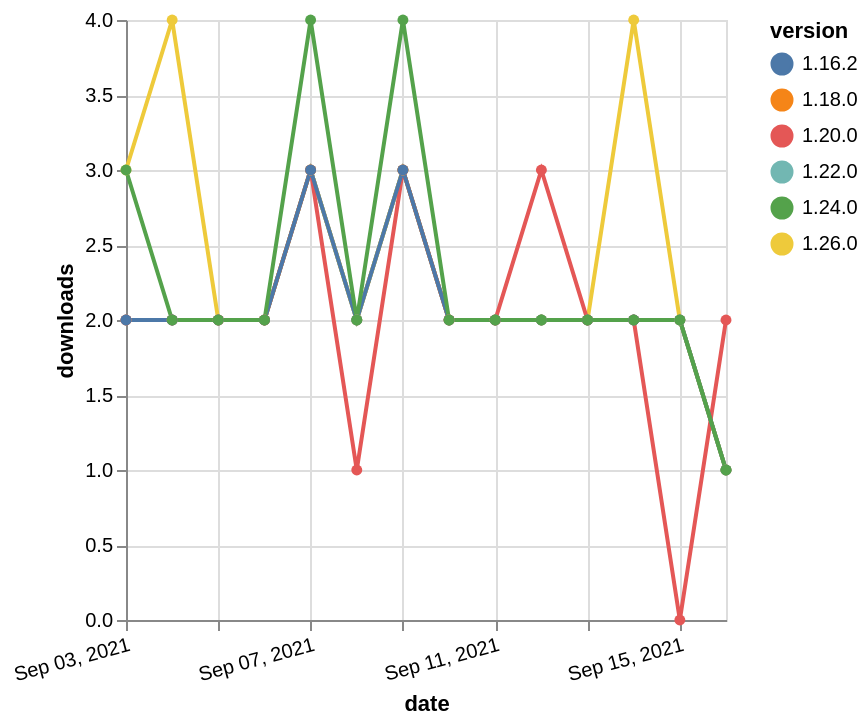

The specification (Vega-Lite) saved for this image:
### Vega-Lite specification from a JSON file in a GitHub repository (floating-point values rounded to 4 significant figures)
{"$schema": "https://vega.github.io/schema/vega-lite/v5.json", "description": "A simple bar chart with embedded data.", "data": {"values": [{"date": "2021-09-03", "total": 1670, "delta": 2, "version": "1.18.0"}, {"date": "2021-09-04", "total": 1672, "delta": 2, "version": "1.18.0"}, {"date": "2021-09-05", "total": 1674, "delta": 2, "version": "1.18.0"}, {"date": "2021-09-06", "total": 1676, "delta": 2, "version": "1.18.0"}, {"date": "2021-09-07", "total": 1679, "delta": 3, "version": "1.18.0"}, {"date": "2021-09-08", "total": 1681, "delta": 2, "version": "1.18.0"}, {"date": "2021-09-09", "total": 1684, "delta": 3, "version": "1.18.0"}, {"date": "2021-09-10", "total": 1686, "delta": 2, "version": "1.18.0"}, {"date": "2021-09-11", "total": 1688, "delta": 2, "version": "1.18.0"}, {"date": "2021-09-12", "total": 1690, "delta": 2, "version": "1.18.0"}, {"date": "2021-09-13", "total": 1692, "delta": 2, "version": "1.18.0"}, {"date": "2021-09-14", "total": 1694, "delta": 2, "version": "1.18.0"}, {"date": "2021-09-15", "total": 1696, "delta": 2, "version": "1.18.0"}, {"date": "2021-09-16", "total": 1697, "delta": 1, "version": "1.18.0"}, {"date": "2021-09-03", "total": 1021, "delta": 2, "version": "1.22.0"}, {"date": "2021-09-04", "total": 1023, "delta": 2, "version": "1.22.0"}, {"date": "2021-09-05", "total": 1025, "delta": 2, "version": "1.22.0"}, {"date": "2021-09-06", "total": 1027, "delta": 2, "version": "1.22.0"}, {"date": "2021-09-07", "total": 1030, "delta": 3, "version": "1.22.0"}, {"date": "2021-09-08", "total": 1032, "delta": 2, "version": "1.22.0"}, {"date": "2021-09-09", "total": 1035, "delta": 3, "version": "1.22.0"}, {"date": "2021-09-10", "total": 1037, "delta": 2, "version": "1.22.0"}, {"date": "2021-09-11", "total": 1039, "delta": 2, "version": "1.22.0"}, {"date": "2021-09-12", "total": 1041, "delta": 2, "version": "1.22.0"}, {"date": "2021-09-13", "total": 1043, "delta": 2, "version": "1.22.0"}, {"date": "2021-09-14", "total": 1045, "delta": 2, "version": "1.22.0"}, {"date": "2021-09-15", "total": 1047, "delta": 2, "version": "1.22.0"}, {"date": "2021-09-16", "total": 1048, "delta": 1, "version": "1.22.0"}, {"date": "2021-09-03", "total": 230, "delta": 3, "version": "1.26.0"}, {"date": "2021-09-04", "total": 234, "delta": 4, "version": "1.26.0"}, {"date": "2021-09-05", "total": 236, "delta": 2, "version": "1.26.0"}, {"date": "2021-09-06", "total": 238, "delta": 2, "version": "1.26.0"}, {"date": "2021-09-07", "total": 241, "delta": 3, "version": "1.26.0"}, {"date": "2021-09-08", "total": 243, "delta": 2, "version": "1.26.0"}, {"date": "2021-09-09", "total": 246, "delta": 3, "version": "1.26.0"}, {"date": "2021-09-10", "total": 248, "delta": 2, "version": "1.26.0"}, {"date": "2021-09-11", "total": 250, "delta": 2, "version": "1.26.0"}, {"date": "2021-09-12", "total": 252, "delta": 2, "version": "1.26.0"}, {"date": "2021-09-13", "total": 254, "delta": 2, "version": "1.26.0"}, {"date": "2021-09-14", "total": 258, "delta": 4, "version": "1.26.0"}, {"date": "2021-09-15", "total": 260, "delta": 2, "version": "1.26.0"}, {"date": "2021-09-16", "total": 261, "delta": 1, "version": "1.26.0"}, {"date": "2021-09-03", "total": 1481, "delta": 2, "version": "1.20.0"}, {"date": "2021-09-04", "total": 1483, "delta": 2, "version": "1.20.0"}, {"date": "2021-09-05", "total": 1485, "delta": 2, "version": "1.20.0"}, {"date": "2021-09-06", "total": 1487, "delta": 2, "version": "1.20.0"}, {"date": "2021-09-07", "total": 1490, "delta": 3, "version": "1.20.0"}, {"date": "2021-09-08", "total": 1491, "delta": 1, "version": "1.20.0"}, {"date": "2021-09-09", "total": 1494, "delta": 3, "version": "1.20.0"}, {"date": "2021-09-10", "total": 1496, "delta": 2, "version": "1.20.0"}, {"date": "2021-09-11", "total": 1498, "delta": 2, "version": "1.20.0"}, {"date": "2021-09-12", "total": 1501, "delta": 3, "version": "1.20.0"}, {"date": "2021-09-13", "total": 1503, "delta": 2, "version": "1.20.0"}, {"date": "2021-09-14", "total": 1505, "delta": 2, "version": "1.20.0"}, {"date": "2021-09-15", "total": 1505, "delta": 0, "version": "1.20.0"}, {"date": "2021-09-16", "total": 1507, "delta": 2, "version": "1.20.0"}, {"date": "2021-09-03", "total": 2073, "delta": 2, "version": "1.16.2"}, {"date": "2021-09-04", "total": 2075, "delta": 2, "version": "1.16.2"}, {"date": "2021-09-05", "total": 2077, "delta": 2, "version": "1.16.2"}, {"date": "2021-09-06", "total": 2079, "delta": 2, "version": "1.16.2"}, {"date": "2021-09-07", "total": 2082, "delta": 3, "version": "1.16.2"}, {"date": "2021-09-08", "total": 2084, "delta": 2, "version": "1.16.2"}, {"date": "2021-09-09", "total": 2087, "delta": 3, "version": "1.16.2"}, {"date": "2021-09-10", "total": 2089, "delta": 2, "version": "1.16.2"}, {"date": "2021-09-11", "total": 2091, "delta": 2, "version": "1.16.2"}, {"date": "2021-09-12", "total": 2093, "delta": 2, "version": "1.16.2"}, {"date": "2021-09-13", "total": 2095, "delta": 2, "version": "1.16.2"}, {"date": "2021-09-14", "total": 2097, "delta": 2, "version": "1.16.2"}, {"date": "2021-09-15", "total": 2099, "delta": 2, "version": "1.16.2"}, {"date": "2021-09-16", "total": 2100, "delta": 1, "version": "1.16.2"}, {"date": "2021-09-03", "total": 727, "delta": 3, "version": "1.24.0"}, {"date": "2021-09-04", "total": 729, "delta": 2, "version": "1.24.0"}, {"date": "2021-09-05", "total": 731, "delta": 2, "version": "1.24.0"}, {"date": "2021-09-06", "total": 733, "delta": 2, "version": "1.24.0"}, {"date": "2021-09-07", "total": 737, "delta": 4, "version": "1.24.0"}, {"date": "2021-09-08", "total": 739, "delta": 2, "version": "1.24.0"}, {"date": "2021-09-09", "total": 743, "delta": 4, "version": "1.24.0"}, {"date": "2021-09-10", "total": 745, "delta": 2, "version": "1.24.0"}, {"date": "2021-09-11", "total": 747, "delta": 2, "version": "1.24.0"}, {"date": "2021-09-12", "total": 749, "delta": 2, "version": "1.24.0"}, {"date": "2021-09-13", "total": 751, "delta": 2, "version": "1.24.0"}, {"date": "2021-09-14", "total": 753, "delta": 2, "version": "1.24.0"}, {"date": "2021-09-15", "total": 755, "delta": 2, "version": "1.24.0"}, {"date": "2021-09-16", "total": 756, "delta": 1, "version": "1.24.0"}]}, "width": "container", "mark": {"type": "line", "point": {"filled": true}}, "encoding": {"x": {"field": "date", "type": "temporal", "timeUnit": "yearmonthdate", "title": "date", "axis": {"labelAngle": -15}}, "y": {"field": "delta", "type": "quantitative", "title": "downloads"}, "color": {"field": "version", "type": "nominal"}, "tooltip": {"field": "delta"}}}
